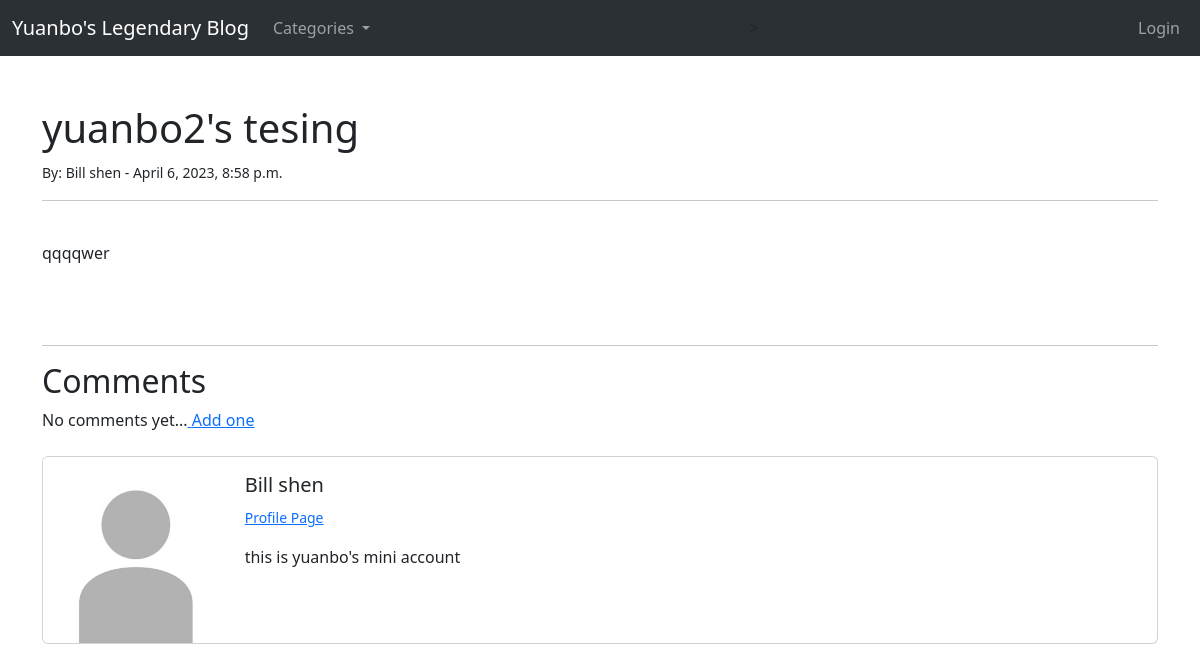
The app's page /article/37 with its own data.
### blogproject/models.py (models this page shows, shortened)
class Post(models.Model):
    title = models.CharField(max_length=255)
    header_image = models.ImageField(null = True, blank= True, upload_to="images/")
    author = models.ForeignKey(User, on_delete=models.CASCADE)
    body = RichTextField(blank=True, null=True)
    post_date = models.DateField(auto_now_add=True)
    post_time = models.DateTimeField(auto_now_add=True)
    category = models.CharField(max_length = 255, default= "uncategorized")
    snippet = models.CharField(max_length = 255)

class Profile(models.Model):
    user = models.OneToOneField(User, null=True, on_delete=models.CASCADE)
    bio = models.TextField()
    profile_pic = models.ImageField(null = True, blank= True, upload_to="images/profile")
    instagram_url = models.CharField(max_length=255, null = True, blank= True) # instagram
    facebook_url = models.CharField(max_length=255, null = True, blank= True) # facebook
    github_url = models.CharField(max_length=255, null = True, blank= True) # github

### blogproject/views.py (the view)
# urls.py: path('article/<int:pk>', ArticleDetailView.as_view(), name = 'article-detail'),
class ArticleDetailView(DetailView):
    model = Post
    template_name = 'article_details.html'
    def get_context_data(self, *args, **kwargs):
        cat_menu = Category.objects.all()
        context = super(DetailView, self).get_context_data(*args, **kwargs)
        context['cat_menu'] = cat_menu
        return context

### blogproject/models.py (called while the page is built)
    def __str__(self):
        return self.name

### blogproject/templates/article_details.html (shortened to what this page needs)
{% extends 'base.html' %}
{% load static %}
{% block content %}
<h1>
    {{ post.title }}
</h1>
<small>
    By: {{ post.author.first_name }} {{ post.author.last_name }} - {{post.post_time}}
</small>
<br/>
<hr>
<br/>
{{ post.body | safe}}
<br/><br/>
<hr>
<h2>Comments</h2>
{% if not post.comments.all %}
  No comments yet...<a href = "{% url 'add-comment' post.pk %}">
    Add one</a>
{% endif %}
<br/><br/>
<div class="card mb-3" >
    <div class="row g-0">
      <div class="col-md-2">
        {% if post.author.profile.profile_pic %}
          <img src="{{ post.author.profile.profile_pic.url }}" class="card-img">
        {% else %}
          <img src="{% static 'blogproject/images/default_profile_pic.jpeg' %}" class="card-img">
        {% endif %}
      </div>
      <div class="col-md-10">
        <div class="card-body">
          <h5 class="card-title">{{ post.author.first_name }} {{ post.author.last_name }} </h5>
          <p class="card-text"><small class="text-body-secondary">
            {% if post.author.profile %}
              <a href = "{% url 'profile-page' post.author.profile.id %}">Profile Page</a>
            {% endif %}
        </small></p>
          <p class="card-text">{{ post.author.profile.bio }}</p>
        </div>
      </div>
    </div>
  </div>
{% endblock %}

### records on screen
Post: title "yuanbo2's tesing", author.first_name "Bill", author.last_name "shen", post_time "April 6, 2023, 8:58 p.m.", body "qqqqwer", author.profile.bio "this is yuanbo's mini account"
